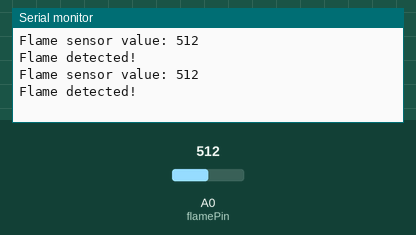
This sketch was run on a simulated Arduino Uno, built with avr-gcc and run on an emulated ATmega328P. Parts: the last lines printed to the serial monitor. Inputs (shaded band) come from the test bench; at power-on: A0 (flamePin) = 512.

Above: at 1.8 s.
1.9 s: A0 (flamePin) set to 716
At 2.8 s:
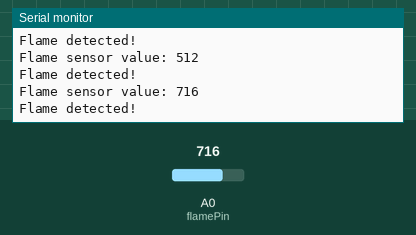
3.4 s: A0 (flamePin) set to 900
At 4.7 s:
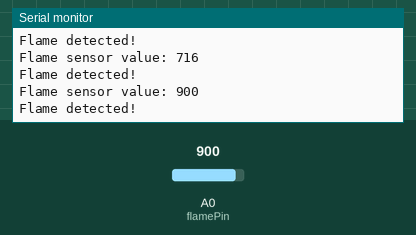
Timing chart, 0 to 6.4 s (numbered marks = the images above; inputs shaded):
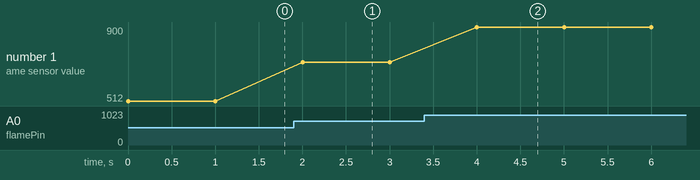

Measured:
- after the input at 1.9 s, the serial monitor: prints a new line after 0.10 s (image 1)
- after the input at 3.4 s, the serial monitor: prints a new line after 0.60 s (image 2)
- plotted number 1: 512 → 716 after the input at 1.9 s, 716 → 900 after the input at 3.4 s

The sketch:

NR_BRC_Flame_Sensor.ino
```cpp
const int flamePin = 14;  // ADC1 channel 0

void setup() {
  Serial.begin(9600);
}

void loop() {
  int flameValue = analogRead(flamePin);
  Serial.print("Flame sensor value: ");
  Serial.println(flameValue);

  if (flameValue < 1500) {  // Adjust threshold for your sensor
    Serial.println("Flame detected!");
  } else {
    Serial.println("No flame");
  }
  delay(1000);
}
```
